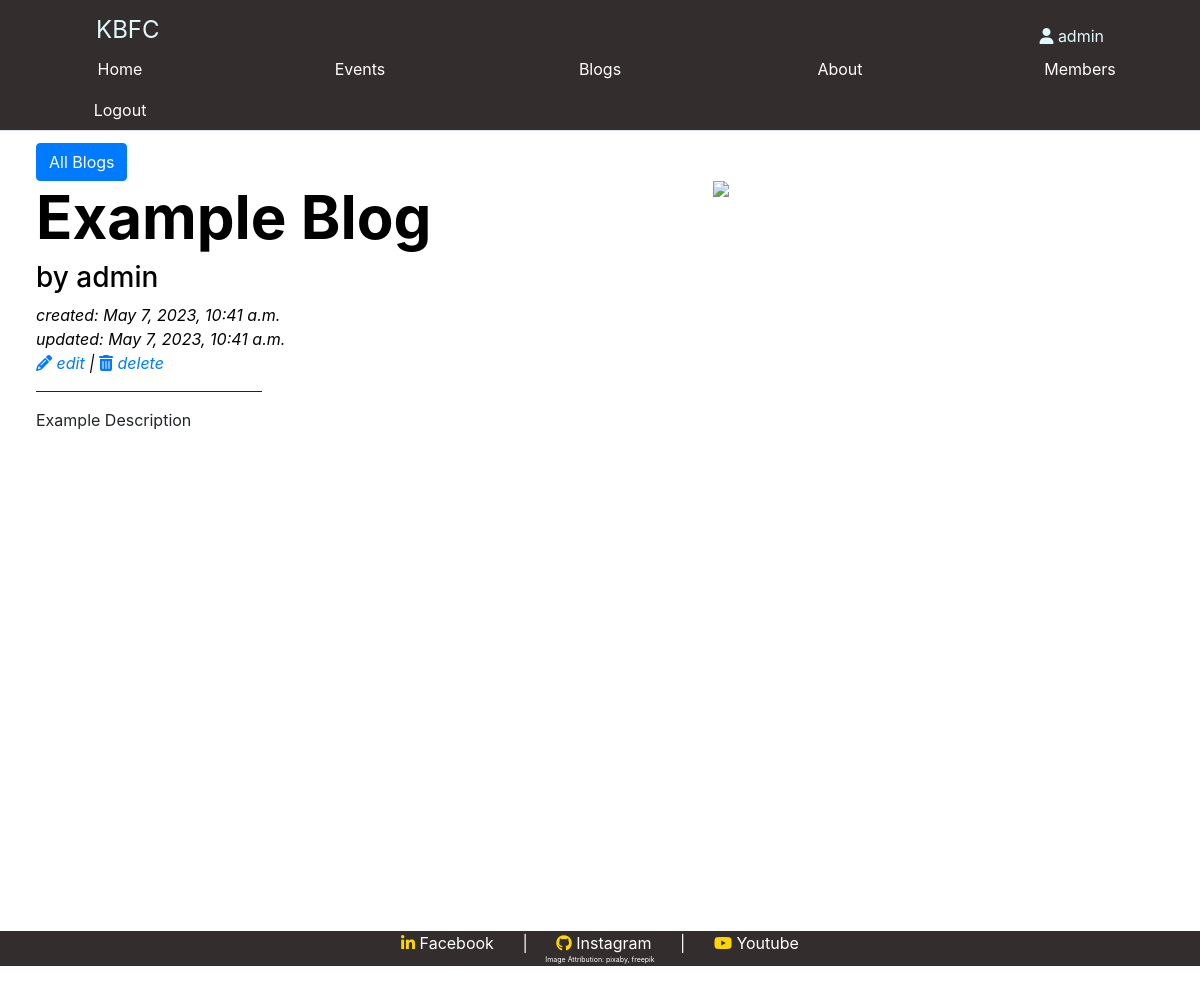
/blogs/1 (signed in), run on the app's committed database.
### blogs/models.py (models this page shows, shortened)
class Blogs(models.Model):
    title = models.CharField(
        max_length=100,
        validators=[MinLengthValidator(5, "Title must be minimum 5 characters.")],
    )
    content = models.TextField()
    author = models.ForeignKey(settings.AUTH_USER_MODEL, on_delete=models.CASCADE)
    created_at = models.DateTimeField(auto_now_add=True)
    updated_at = models.DateTimeField(auto_now=True)
    tags = TaggableManager(blank=True)
    class Meta():
        verbose_name_plural = "Blogs"

### blogs/views.py (the view)
# urls.py: path("<int:pk>", views.BlogDetailView.as_view(), name="blogs_detail"),
class BlogDetailView(AuthorDetailView):
    model = Blogs

### blogs/templates/blogs/blogs_detail.html
{% include 'home/header.html' %} {% include 'home/messages.html' %} {%block blogdetail%} {% if user.is_authenticated %} {% load static %}
<a class="btn btn-primary" href="{% url 'blogs:blogs_list' %}" role="button">All Blogs</a>
<div>
    <div class="anti-img-left">
        <img class="img-right" src="/static/blogs/detail.jpg">
        <h1><strong>{{ blogs.title }}</strong></h1>
        <h3>by {{blogs.author}}</h3>
        <p style="font-style: italic;">created: {{ blogs.created_at }}
            <br>updated: {{ blogs.updated_at }}<br>
{% if blogs.author == user %}
            <a href="{% url 'blogs:blogs_update' blogs.id %}"><i class="fa fa-pencil"></i> edit</a> |
            <a href="{% url 'blogs:blogs_delete' blogs.id %}"><i class="fa fa-trash"></i> delete</a>
            {% endif %}</p>
    </div>
    <hr style="width:20%;" align=left>
    <p>{{ blogs.content }}</p>
    </div>
{% else %} Please Login First {% endif %} {%endblock%} {% include 'home/footer.html' %}

### home/templates/home/header.html (shortened to what this page needs)
<!DOCTYPE html>
<html>
  <head>
    <link rel="stylesheet" href="https://cdn.jsdelivr.net/npm/bootstrap@4.0.0/dist/css/bootstrap.min.css">
    {% load static %}
    <link rel="stylesheet" href="{% static 'home/style.css' %}" />
  </head>
  <body>
    <div id="navbar">
      <div style="display : flex; flex-direction : row;">
      <div id="indo"><a href="{%url 'home:homepage'%}"> KBFC </a></div>
      <div id="user">
        <i class="fa fa-user" aria-hidden="true"></i>
        {% if user.is_authenticated %}
        {{user.username}}
        {%else%}
         Guest
        {%endif%}
      </div>
      </div>
      <div id="navdiv">
        <ul class="nav nav-tabs">
          <li class="nav-item">
            <a class="nav-link" aria-current="page" href="{% url 'home:homepage' %}"
              >Home</a
            >
          </li>
          <li class="nav-item">
            <a class="nav-link" aria-current="page" href="{% url 'events:eventlist' %}"
              >Events</a
            >
          </li>
          <li class="nav-item">
            <a class="nav-link" aria-current="page" href="{% url 'blogs:blogs_list' %}"
              >Blogs</a
            >
          </li>
          <li class="nav-item">
            <a class="nav-link" aria-current="page" href="{% url 'home:about' %}"
              >About</a
            >
          </li>
          {% if user.is_authenticated %}
          <li class="nav-item">
            <a class="nav-link" href="{%url 'members:memberlist'%}">Members</a>
          </li>
          <li class="nav-item">
            <a class="nav-link" href="{%url 'home:logout'%}">Logout</a>
          </li>
          {% else %}
          <li class="nav-item navs">
            <a class="nav-link" href="{%url 'home:login'%}">Login</a>
          </li>
          {% endif %}
        </ul>
      </div>
    </div>
<div class="bodycontent">

### static/home/style.css (style rules this page uses)
.nav-item { width:20%; font-size: 1em; }
.bodycontent { padding: 1% 3%; min-height: 800px; }
#navbar { text-align:center; background-color: #332d2d; color: white; }
#navbar a { color: white; }
#indo { font-size: 1.5em; text-align: left; padding: 1% 0% 0% 8%; width:50%; }
#indo a { color:rgb(222, 250, 250); }
#user { font-size: 1em; text-align: right; padding: 2% 8% 0% 0%; width:50%; color:rgb(222, 250, 250); }
.anti-img-left { text-align: left; color:black; }
hr { border-top: 1px solid; width: 70%; }
.img-right { float:right; width:40%; }
h1 { font-size:5vw; }

### data on the page
Blogs: title "Example Blog", author "admin", created_at "May 7, 2023, 10:41 a.m.", updated_at "May 7, 2023, 10:41 a.m.", content "Example Description"

### other printed values
{{ user.username }} "admin"
